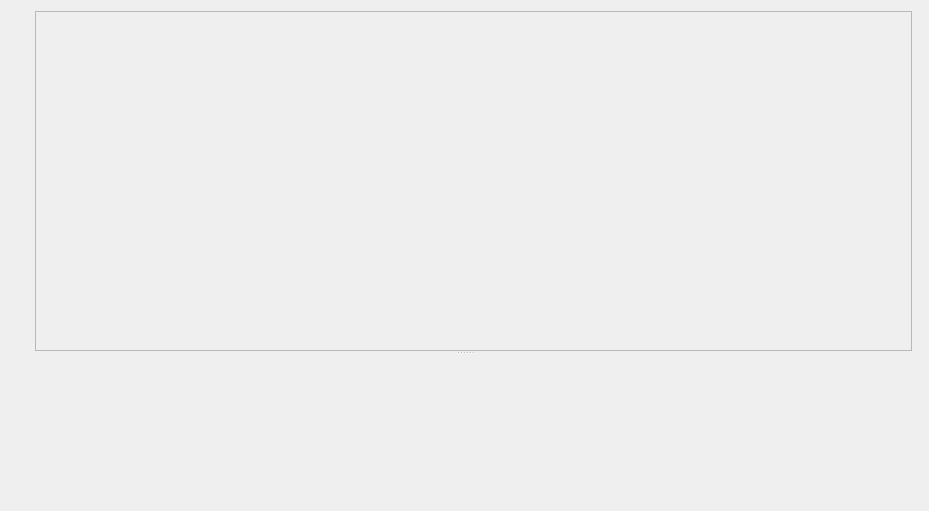
<?xml version="1.0" encoding="UTF-8"?>
<ui version="4.0">
 <class>NodeEditor</class>
 <widget class="QWidget" name="NodeEditor">
  <property name="geometry">
   <rect>
    <x>0</x>
    <y>0</y>
    <width>929</width>
    <height>511</height>
   </rect>
  </property>
  <property name="windowTitle">
   <string notr="true">Form</string>
  </property>
  <layout class="QGridLayout" name="gridLayout">
   <item row="0" column="0">
    <widget class="QSplitter" name="splitter">
     <property name="orientation">
      <enum>Qt::Orientation::Vertical</enum>
     </property>
     <widget class="QWidget" name="widget" native="true">
      <layout class="QHBoxLayout" name="horizontalLayout">
       <property name="leftMargin">
        <number>0</number>
       </property>
       <property name="topMargin">
        <number>0</number>
       </property>
       <property name="rightMargin">
        <number>0</number>
       </property>
       <property name="bottomMargin">
        <number>0</number>
       </property>
       <item>
        <widget class="QWidget" name="widgetLeftPanel" native="true">
         <layout class="QVBoxLayout" name="verticalLayout">
          <item>
           <widget class="xFlow::NodeEditorNavigator" name="widgetNavigator" native="true"/>
          </item>
          <item>
           <widget class="QWidget" name="widgetNodes" native="true">
            <property name="sizePolicy">
             <sizepolicy hsizetype="Preferred" vsizetype="Expanding">
              <horstretch>0</horstretch>
              <verstretch>0</verstretch>
             </sizepolicy>
            </property>
           </widget>
          </item>
         </layout>
        </widget>
       </item>
       <item>
        <widget class="QScrollArea" name="scrollArea">
         <property name="widgetResizable">
          <bool>true</bool>
         </property>
         <widget class="xFlow::NodeEditorView" name="scrollAreaWidgetContents">
          <property name="geometry">
           <rect>
            <x>0</x>
            <y>0</y>
            <width>869</width>
            <height>316</height>
           </rect>
          </property>
         </widget>
        </widget>
       </item>
       <item>
        <widget class="QWidget" name="widgetRightPanel" native="true"/>
       </item>
      </layout>
     </widget>
     <widget class="QWidget" name="widgetBottomPanel" native="true"/>
    </widget>
   </item>
  </layout>
 </widget>
 <customwidgets>
  <customwidget>
   <class>xFlow::NodeEditorView</class>
   <extends>QWidget</extends>
   <header location="global">nodeeditor/nodeeditorview.h</header>
   <container>1</container>
  </customwidget>
  <customwidget>
   <class>xFlow::NodeEditorNavigator</class>
   <extends>QWidget</extends>
   <header location="global">nodeeditor/nodeeditornavigator.h</header>
   <container>1</container>
  </customwidget>
 </customwidgets>
 <resources/>
 <connections/>
</ui>
